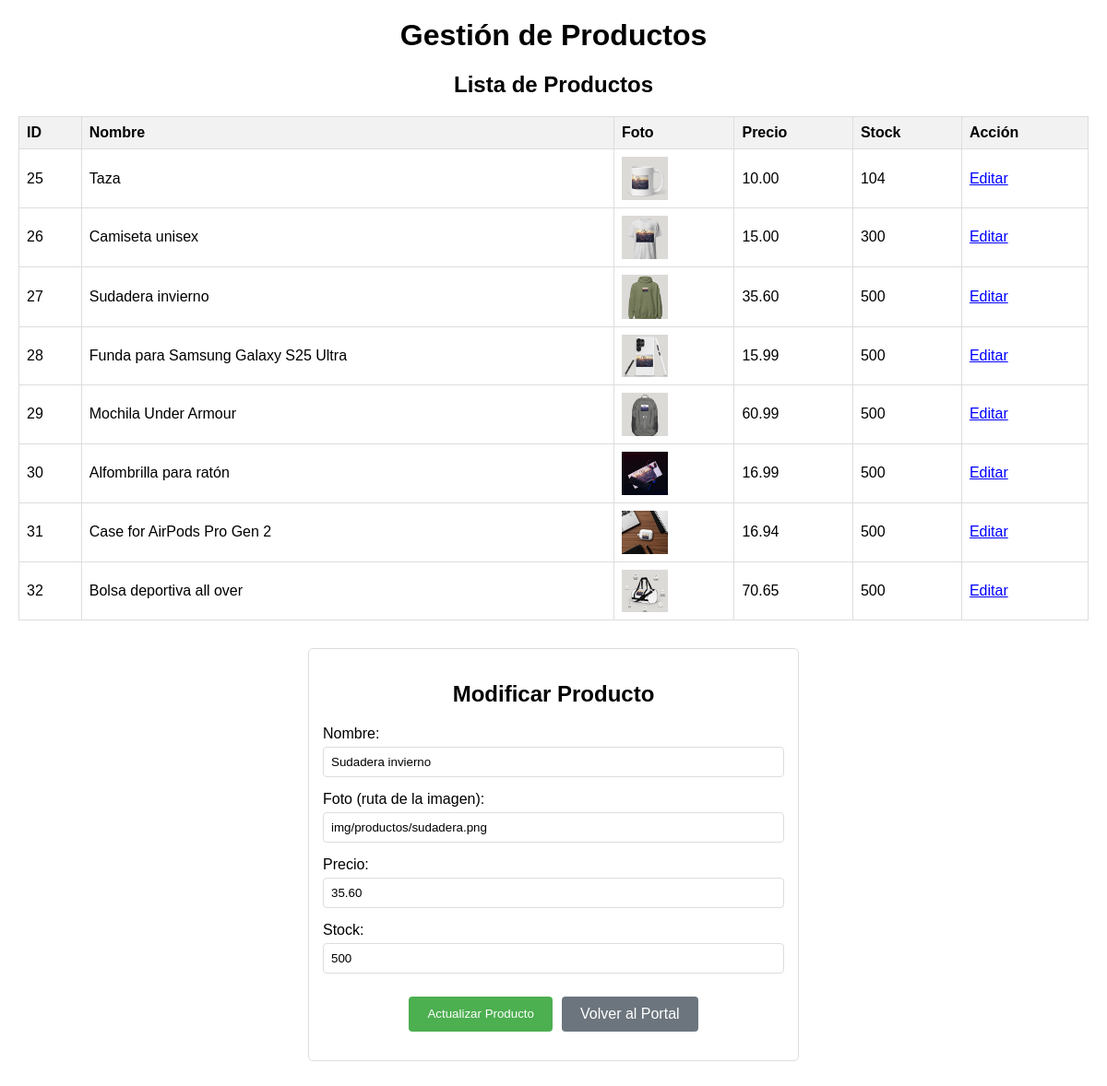
The page /cont_admin_tienda.php?id_producto=27 on the database its author committed.
### tables this page shows
CREATE TABLE IF NOT EXISTS `productos` (
  `id` int NOT NULL AUTO_INCREMENT,
  `nombre` varchar(255) NOT NULL,
  `foto` varchar(255) NOT NULL,
  `stock` int NOT NULL,
  `precio` decimal(10,2) DEFAULT NULL,
  `description` varchar(255) DEFAULT NULL,
  PRIMARY KEY (`id`)
);

### cont_admin_tienda.php (the view, shortened to what this page needs)
<?php
include 'conexion.php';
mysqli_select_db($conexion, "cimientos & sueños") or die("Error al seleccionar la base de datos: " . mysqli_error($conexion));
$producto_editar = null;
if (isset($_GET['id_producto']) && is_numeric($_GET['id_producto']) && $_GET['id_producto'] > 0) {
    $id = intval($_GET['id_producto']);
    $query = "SELECT * FROM productos WHERE id='$id'";
    $result = mysqli_query($conexion, $query);
    if ($result && mysqli_num_rows($result) > 0) {
        $producto_editar = mysqli_fetch_assoc($result);
    } else {
        $error_producto = "<p style='color:red;'>Error: Producto no encontrado.</p>";
    }
}
$query_productos = "SELECT * FROM `productos`";
$result_productos = mysqli_query($conexion, $query_productos);
?>
<link rel="stylesheet" href="css/admin.css">
<h1>Gestión de Productos</h1>
<div class="section">
    <h2>Lista de Productos</h2>
    <?php if (isset($error_lista_productos)): ?>
        <?php echo $error_lista_productos; ?>
    <?php elseif ($result_productos && mysqli_num_rows($result_productos) > 0): ?>
        <table>
            <tr>
                <th>ID</th>
                <th>Nombre</th>
                <th>Foto</th>
                <th>Precio</th>
                <th>Stock</th>
                <th>Acción</th>
            </tr>
            <?php while ($producto = mysqli_fetch_assoc($result_productos)): ?>
                <tr>
                    <td><?php echo htmlspecialchars($producto['id']); ?></td>
                    <td><?php echo htmlspecialchars($producto['nombre']); ?></td>
                    <td><img src="<?php echo htmlspecialchars($producto['foto']); ?>" alt="<?php echo htmlspecialchars($producto['nombre']); ?>" width="50"></td>
                    <td><?php echo htmlspecialchars($producto['precio']); ?></td>
                    <td><?php echo htmlspecialchars($producto['stock']); ?></td>
                    <td><a href="admin_tienda.php?id_producto=<?php echo htmlspecialchars($producto['id']); ?>" class="edit-link">Editar</a></td>
                </tr>
            <?php endwhile; ?>
        </table>
    <?php else: ?>
        <p class="error">No se encontraron productos.</p>
    <?php endif; ?>
</div>
<?php if ($producto_editar): ?>
    <div class="form-container">
        <h2>Modificar Producto</h2>
        <form method="POST" action="">
            <label>Nombre:</label>
            <input type="text" name="nombre" value="<?php echo htmlspecialchars($producto_editar['nombre']); ?>" required>
            <label>Foto (ruta de la imagen):</label>
            <input type="text" name="foto" value="<?php echo htmlspecialchars($producto_editar['foto']); ?>" required>
            <label>Precio:</label>
            <input type="number" step="0.01" name="precio" value="<?php echo htmlspecialchars($producto_editar['precio']); ?>" required>
            <label>Stock:</label>
            <input type="number" name="stock" value="<?php echo htmlspecialchars($producto_editar['stock']); ?>" required>
            <div class="button-container">
                <button type="submit" name="actualizar_producto">Actualizar Producto</button>
                <a href="http://localhost/portal/index.php" class="btn-volver">Volver al Portal</a>
            </div>
        </form>
    </div>
<?php endif; ?>
</body>
</html>

### css/admin.css (style rules this page uses)
table { border-collapse: collapse; width: 100%; margin-top: 20px; }
th, td { border: 1px solid #ddd; padding: 8px; text-align: left; }
th { background-color: #f2f2f2; }
.form-container { max-width: 500px; margin: 0 auto 30px; padding: 15px; border: 1px solid #ddd; border-radius: 5px; }
.form-container label { display: block; margin: 5px 0; }
.form-container input, .form-container select { width: 100%; padding: 8px; margin-bottom: 10px; border: 1px solid #ddd; border-radius: 4px; }
.form-container button { padding: 10px 20px; background-color: #4CAF50; color: white; border: none; border-radius: 4px; cursor: pointer; }
.edit-link { color: blue; text-decoration: underline; cursor: pointer; }
.section { margin-bottom: 30px; }
.btn-volver { padding: 10px 20px; background-color: #6c757d; color: white; border: none; border-radius: 4px; cursor: pointer; text-decoration: none; display: inline-block; margin-left: 10px; }
h1, h2 { text-align: center; }
.button-container { display: flex; justify-content: center; margin-top: 15px; }

### rows shown on the page
productos: id "25", nombre "Taza", foto (picture), precio "10.00", stock "104"
productos: id "26", nombre "Camiseta unisex", foto (picture), precio "15.00", stock "300"
productos: id "27", nombre "Sudadera invierno", foto (picture), precio "35.60", stock "500", foto "img/productos/sudadera.png"
productos: id "28", nombre "Funda para Samsung Galaxy S25 Ultra", foto (picture), precio "15.99", stock "500"
productos: id "29", nombre "Mochila Under Armour", foto (picture), precio "60.99", stock "500"
productos: id "30", nombre "Alfombrilla para ratón", foto (picture), precio "16.99", stock "500"
productos: id "31", nombre "Case for AirPods Pro Gen 2", foto (picture), precio "16.94", stock "500"
productos: id "32", nombre "Bolsa deportiva all over", foto (picture), precio "70.65", stock "500"
